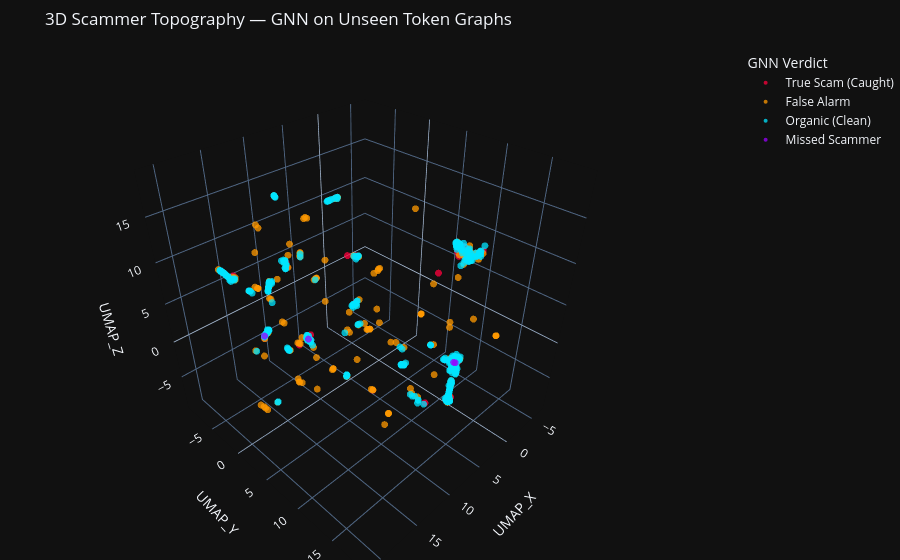

Write notebook code for a chart like this one.
### Code cell
import plotly.express as px
import pandas as pd
import numpy as np

# Build test_df from umap_test (already computed via reducer.transform)
test_df = pd.DataFrame(umap_test, columns=['UMAP_X', 'UMAP_Y', 'UMAP_Z'])
test_df['Wallet']      = test_wallets
test_df['GNN_Pred']    = gnn_preds
test_df['True_Label']  = test_labels

# 4-way verdict: TP, FP, TN, FN
def verdict(row):
    if row['True_Label'] == 1 and row['GNN_Pred'] == 1: return 'True Scam (Caught)'
    if row['True_Label'] == 0 and row['GNN_Pred'] == 1: return 'False Alarm'
    if row['True_Label'] == 1 and row['GNN_Pred'] == 0: return 'Missed Scammer'
    return 'Organic (Clean)'

test_df['Verdict'] = test_df.apply(verdict, axis=1)

color_map = {
    'True Scam (Caught)' : '#ff003c',
    'False Alarm'        : '#ff9900',
    'Missed Scammer'     : '#9b00ff',
    'Organic (Clean)'    : '#00e5ff',
}

fig = px.scatter_3d(
    test_df,
    x='UMAP_X', y='UMAP_Y', z='UMAP_Z',
    color='Verdict',
    color_discrete_map=color_map,
    hover_name='Wallet',
    title="3D Scammer Topography — GNN on Unseen Token Graphs"
)

fig.update_traces(marker=dict(size=4, opacity=0.75), selector=dict(mode='markers'))
fig.update_layout(
    template="plotly_dark",
    margin=dict(l=0, r=0, b=0, t=50),
    legend_title_text='GNN Verdict'
)
fig.show()

### Figure 1 — Plotly figure (JSON) as saved in the notebook; plotly's stock layout.template omitted (floating-point values rounded to 4 significant figures; data arrays with more than 128 entries replaced by an {"elided": "..."} marker saying what was removed)
{"data": [{"hovertemplate": "<b>%{hovertext}</b><br><br>Verdict=True Scam (Caught)<br>UMAP_X=%{x}<br>UMAP_Y=%{y}<br>UMAP_Z=%{z}<extra></extra>", "hovertext": ["C1sfM8ifKRhMtNuAdsfPEnHPpiBNhfnrZBMQT5Lk3WNe", "6uq3tUQHZ6igJ1dunQd8YgsQwLNkFybbcHqtF3iySi5q", "6SjK2JTCoerhfNYtCr4dGmUVbKzF1nN5bLWufMQWxEm2", "6WgFYa1184ugZS9MWBwZBHUWUhfbeGcK5SBcm9bCb9Pg", "GuMS9PmehX32EvkgooRKGJxEtYezNGxvtAQRZikKAiXm", "6mJz9DqaikABDWBawzhKk8QSkDQFcobiiwCGXnDdWo45", "2cwbBJizDakiifuosnXDgQMKrpDpfHcWMnCurG7YiV6Y", "9nS5Lx2gZKhGUpbMMa76z2qUZBetGCtHDfzqNS6sspoL", "4v3GrkUtqW6T86seqdnKAnddW35SFfLb2zZhywdQWoqx", "4KbmgshwRQDrDbSaHHM2eBZbjaYGxaLxD43T8yvkdU9b", "4AcnxuNwJmycjxuzPKgi6U1KZGrq8DdLtL4hWi3BuvSH", "A1VgDgaqA4bH8by76TGQcfwdYTJZNSdSjJcgAJs3cm95", "711UwxwhVHcm7FtUgzqL2LgWM3cPmUmKMgCqyhC4EvVa", "4NuV5hZ4xwH32DLZm53hmE9sq2x67JpX6nN3zbwk9RLb", "xaGQmcHGTFvWHtJoPkgQ3UnNQfMwMBGj4TZoZiffEJo", "5Apq8rtWbKAyhuhzMuZg5iAbcHagTjJ8wZomQzbXryHG", "B9eH42foqEqiPoDi5UYb5ffG7tZ4z3gUhpnChfBfCorh", "yRoqM27oBffhWHMHiCG5oBiC6uUXuMX5z6teFuT3sp1", "HbxhPpKMRSqPeyBW4W2ymjAkcZSybzqar35yXNp3poTP", "7XgaNMZXyZ3JDq495uxisEYhFKHy7i1eKzzREeUyNpzc", "6JUFfiguTypkKUR1zcARLztJ2G4PB3fvMisEo8nk8YHp", "6iSu6yKDSNcWdMbMfoLtxNjD1noguhwn8x7DBUZpGm99", "38zg4V1hicppQS5AYtryFJZrk3uM1Nq8HSGBiHKWzj3c", "AggVTHZASX7JPEvV6h8HHTbD5w4S2kWjcgk2Va2UHkNd", "HWkzj5hw8BB1UsJspAETWrtx11isMhomw6m2hrr9X4VL", "DUPDAHgg4AT8mEEwDYiENQQJcApfDoCPvm5yFTaSqN3G", "FAh8z63JM1mWumMkL8wQbhGK6oHvpSGypnYbSrfBv3kr", "3UCPg8krp94jR1s6Xbv2KTRvdbPQC49SEE913EhUgowm", "BHoxDahBd1jFz5TjAfo69JUfA48iEaLtBjHbgKYDEa7e", "9bAEQJfLBe1fCU7ZWz54FckZH2AW8nU9yLSRvuTH1VXY", "Gu66fir4cD6Ra2xdWYo8zEVgQoYXzDk1F3T8SjAHjpwG", "9GB2w9mTMD8oHHBtutmC3v8gSCkmouFiGSjxCyXAso4K", "6cJu2TxpEwYmzGbLeoJTvW4Z819fjPioiXY4xoNvszX5", "7JCRGWEFMHJL8u11MoMRQbAkDijkjJ4dzAM4ZCmuhvSo", "3hLT1eGFyDkXE3pmDx4qbXTGyu4cpFM2oHfaJBicwqAz", "C7cnCjeLbGG4CoQrWECG47nprjwTkDDZBPY4Wc5PaeJw", "BL49n3u9MEVN73xJCH6kLC5EGVsxvabfp2Z6DVCE1rCH", "ECXgMcTUqdvshnvKZxv8YuyaRFhj3is4RhnAikASiXsp", "A8a2RWrBHAUfSV33NoDYCZHoVq2QmaBT7pGgMhJVMYBC", "ikpGY5S926FhsfcLDEbjnkgNqR4CqJ2MxkTZdoNJStv", "9EqEHs92mbKSC35iSsak7ac1zxBUa1hDGgnEMj6BCi8n", "85e9xsKYnJV5Cs9DwhEZZv9JbjmT9HG4Ro9FCYsbFdXo", "2frP43RrnVWtSpu7T9xKfiRY8UF7Y4c3La6AzJ5wVmRs", "X47Sw4c8XNQHcyeKiaqRv6cGKF5Ff8gacxWbxPcxAoS", "J29mwaQ86fXZ9oXBDm3xhx1NUL42pAsb9MWJcJRtJ73U", "H29Gs6113aTQQHHMtYSL4qTpxcQhLRTantNn5xLLag1x", "GkaPMBxufnDnQKNhpxPEKqBZ5k2TDSAsxR6Cz5cWPTGn", "2XNn1qkkAWspfCVgvhcVMVivUvsMYuSoWd4yVd1FsJna", "4gypDHAMfChD1suhHKcMvFuLjnTziJBCgpsmm8j6EuY8", "7iQyTfZB61T9dqR9zsqHxqGyyLcGnfKrq1b2iSgb66GK", "G88u2aQ9aggQFj4mFU2xyngfKPciEMTk5WXWDBLKgP2x", "DCu9PxLyNHpWH2dKUvK2Zz8ZwPAfN424QpvXXnqdeVJP", "8i6e5vHqXPeti9aZ6RPtW4gPvXfauZZLwFcYCDd7Ahdr", "AGhUMPmNvR2DLQwGXY66yCmoXC8rcdSY1CbDt2HerBhg", "6UbXLxyUZ9C9vyM6wKEB1QH4CWBJYBYkGXCQsfnmFtSb", "DaB4Bwgun5p47cEXwBRXHPc7AMPsF7fkNW8F5JkAAbWV", "FptcRoxmd4Nt3kjs4C4DMsZFjdTZoyvChDuQZo5MxAMt", "F1XZRNKfQHZ7sD5Z7M6XUFbWq8bE4cNc93bpeqRBwzpS", "7A5gbo3Bi29QXXF2AikL8Kc71EcQD7d5Huuqki9sT3e", "DcYdfUNHVBqDsFYmS68fCPcXjUwShzKSzcr28BgcHAb7", "C4eJKTuj4bVXudqmUbdFLs94BgiKJA4RqvrLTwdWuMs5", "7d1peEouy8xVMUmCebqZo4LNG1jLWGA3z4vn16oZcQyU", "ZLkqbJFB9zoW3YTamYwPpST6gXzHgRzEDt8uQBNjEUA", "5uYGRhUs4rJmeVveqHy1BiVDviSvQHxjPnVmUTXWSxq9", "88WEWfZmu1EzsMLeUgEMFoppSurucGraoUbHKc3ohFWX", "arnB4ot8F7J9UDrgnNaVjHsUREdDZULe7gpEKPZunSg", "MJNsRxyEDixzwrTL692Ht9yN3eYpbth4weMdePe9Zbi", "BsbxYEuzYmoAPdtGVc6m8ML2VdXWWvWJLSBP8rzx7DP1", "vgUpQPoHTER17gUkYQnsy5yTQZg2yF2h3GohLW3svjA", "6kUMbujPaMaHuYtsi8XLLBRe6fmboSPbTzJvf79ogdRm", "CuXaH9JLdKg8Bhsf96vhP82yGr58pK8d73mwjNRL3trq", "8kCbRHbgajdUoEEXk3N6AxxpjgeUA2GDSkd61TufVmeU", "3GfH2gt9neV8aKMZH13ZFhfwSwCjv7m1oze1qGyvh951", "9eUHWmCkMna5dY1sREwA2Kr2Jg1gXra2EfiQ9Ltdiv2X", "8EzBZ16p9icbnhfwYMcAnoh2rs3GYjREzhgYK67Ro6dK", "JCZBGcXnNz8nNMeB6AYHy81eiEuNCztVSL4Bnw6RU129", "6VDjGNtGQfwbqqBMnVrgVYo4Jo2frJMw4WFCX6T48nB8", "Ac7bpnimXG8TFtLWdRxtERhvHZiKmdaJS1ooNutPxRHt", "BWC28W94xFi66dM1kZqHcWGZGo1UhstJSEoNFRBWBL7W", "gZhYnr78MiB57nSF9YCU8C21LKLjTFS81MXxF1o585b", "BGzNaHyAX32wL8Vecd2uS2PaX8f45QUof6Si7pvJx1dj", "9YQuk51R5BDQQHQbwTkdaEvZkWSShEVKNKEeCVmNWrZD", "FRx9XghShVze1tkbHS5fgC9qGGfaTagqCsBkPtREFK9h", "3ByBDzDTZ8HZ6kTfQyFdVRdAxpoojKyWYw8abbAY3dde", "H17NE4J6cXGATnuef8hTcPY4Qdud5XWpHwAsnc5xeU9b", "Gv1S3By8zgpi4vhZDzvV49vE9QqYeGzqcsH8Y65HFVJc", "7PGFv8mbuv5EvyPhScKHxZffi4MQjpDVtHo2GjG8mhfm", "6mkDHjK7rRRXNfqhvy2zp5wqUKrKQ5svxYGAdq5bMdTh", "61n19WDpbTfRVGohLuJ1Fs9h31M3hB9zHekbEzxbWB8Q", "CaXmkWQySiXfjhqYABLGcPViCo6tuRVyDVu8CGXUhkN4", "5LbnLcvvi12rBhwKpt9Q9bPqmcJDtSnVSRK4qtMz3u22", "Bzd31CYrdvC1eBFakcQC9Hw1fKB7s9yPLh6iQqoiwViD", "4niQkM5QYDFyifzq3phk6cjGatpPMgAGN6uvSnSubB1s", "HD6iMLFZRa4Zka7cGakbda7zpB9o197Geaa9BUpvuHkv", "ofzWUhWkPke9rqpsUoQX4X7Dn6bJjUrYoYeXH7cmXQZ", "ANxF7RqAYysLLjjavpfLRVKc1W5xsKCJnRDZFmCGFt17", "BBzdmYvB5oidu1PAaR6E8dnVSWLprePDfG1q8TRYCgnC", "GEDypPMDijyZT7x1uDe7RdSKK4gudRHRLi4DSNigG6yE", "DY52ZhEzL8DpbhGtkKpaYmPm3eSUKbRQZKrZo5dMF9ng", "7T5DZacjqw8Q4VdJ7b5q57ArACtouMtDU6mE4ni8EANj", "CCcpgtDURitWU8smgnbxLaH9Ze1WApjfsuU4vQmKLMPo", "9GoHsiFZ6Ar7mJkanV6waeQ31j9FTPsmKnN4EVLLPow9", "4buCUkz3bMHC1cqXnosTTrSzTppVMAUg48MR5aiR1Vq6", "6Zb8Ub6Sk4LeHD4SHdzBcLgPo4awNKDGxA6b9fHUJc8N", "F1iymgk2bCQ9s67a3ZGk77AyZidWppNsVtsJWwFqcKW5", "Gdqftx12Jm5162YeaCy86QkSp9Yqen8ixVtR1f1ipitR", "EKSaWx9eVthCkYp5NSdh4RvUEE6sh6X4FQg185zMj1ZE", "BxTLJC2tsko47kkrbgP9ZK9rz9VHVLkNVRBbWcEVDoTg", "94PKGU9zM56xTdykTWKVaGo8yh5vYBvxCYvSzZp8tpH6", "ERha3PHRdGnnKgYJBun5hSzWpa2Jsn3MRch7oz39aevk", "8a14w99YrFgZmzNougyhNAJXbRdsKPk1NsPBx4nsrpQd", "FAuB9qGVoXiPXJTwVXM2Gra5oxuTmo4XrcRyS1AxRdVM", "7hgJ7Cphb439QA9nohkm2xSQitERCAViNd7nPfBg76nG", "6eWNhY5x5EvZQDY7MKp1YNk9VeunkeDDVuAzAvETJXH2", "CK3E5GGF7qWtcW9SXEqrk8ES87C6GMDUhuSPhnBCxjYQ", "2arSyiFwMKTr3GEKhWUVS6Xtopd22emh9Vxjiddn4t7i", "8ZTAJo4b6tN3LvMyWGCw2nBmbT5ZpPQznYYzu5zs5do", "63bcZao1G8tA4YDcHLTKem8Cw4zFsCHQRgtsi8J1iYqs", "BhiM8PiiBveFZazkatAZsj2TvHSnXD19NsiZfGzx2fXE", "DSN3j1ykL3obAVNv7ZX49VsFCPe4LqzxHnmtLiPwY6xg"], "legendgroup": "True Scam (Caught)", "marker": {"color": "#ff003c", "opacity": 0.75, "size": 4, "symbol": "circle"}, "mode": "markers", "name": "True Scam (Caught)", "scene": "scene", "showlegend": true, "type": "scatter3d", "x": [-6.202, 4.633, 4.884, 6.869, 12.1, 11.55, 4.975, 6.85, 20.52, 12.09, 12.09, -6.272, 12.12, 6.961, 6.762, -6.033, 7.041, 20.34, -6.259, 7.016, 5.554, 5.603, -6.159, 13.7, 7.483, 7.021, 8.014, 7.014, 7.085, 7.957, 4.591, 13.82, 12.05, 6.971, 4.859, -6.13, 5.361, 4.75, 19.69, 14.09, 7.011, 7.465, -6.276, 7.052, 11.73, -6.196, 7.011, 6.43, -6.167, 6.942, 5.109, 7.576, 6.98, -6.229, 13.82, 7.005, 7.052, -6.094, -6.207, 7.787, 13.72, -6.069, 7.006, 15.57, -6.133, 6.968, -6.329, -6.288, 4.804, 4.888, 7.644, 11.7, 11.95, -6.354, 15.38, 15.5, 13.85, 6.967, 5.223, 4.786, 5.935, 4.772, 20.79, 4.937, 20.53, 8.189, 20.13, 4.867, 12.23, 4.871, 11.41, 4.522, 4.854, 7.941, 6.701, 12.48, 12.29, 5.603, 15.19, 4.617, 5.08, 6.909, 7.067, 13.79, 4.944, 13.77, 4.656, 6.491, 7.863, 20.73, 4.773, 13.55, 11.98, 20.1, 18.03, 14.02, 8.368, 6.114, 4.991, 13.36], "y": [6.039, 14.85, 14.99, 15.94, 14.36, 5.555, 14.91, 16.09, 4.276, 14.36, -5.047, 5.985, -5.002, 16.02, 15.88, 6.135, 15.94, 5.405, 5.972, 16.03, 15.65, 15.7, 6.094, 3.318, 17.27, 16.03, 16.15, 15.95, 16.09, 4.126, 14.8, 3.193, -0.6209, 3.206, 14.91, 5.957, 14.9, 14.68, 5.085, 18.67, 15.96, 2.453, 6.046, 15.99, 5.543, 6.017, 15.95, 15.67, 6.119, 16.03, 14.82, 16.43, 15.99, 6.116, 3.168, 15.99, 15.91, 5.951, 6.059, 16.55, 3.236, 6.113, 16.0, 2.702, 6.076, 15.94, 6.168, 6.135, 14.83, 14.55, 16.63, 5.59, 14.24, 5.9, 2.783, 2.864, 3.169, 16.02, 15.16, 14.82, 14.52, 14.5, 0.7964, 14.77, 4.322, 16.45, 5.263, 14.94, -4.904, 14.86, 5.55, 14.81, 14.95, 3.928, 16.11, -4.831, 14.33, 15.68, 2.626, 14.63, 14.89, 15.91, 16.07, 3.139, 14.8, 3.171, 15.13, 17.31, 16.58, 0.9146, 15.23, 3.324, -0.719, 1.322, 16.39, 0.2079, 14.66, 17.35, 15.46, 3.103], "z": [7.104, 2.234, 1.909, -0.9942, 5.624, 18.74, 2.037, -0.9681, 12.75, 5.613, 5.373, 7.178, 5.309, -1.058, -0.8354, 7.266, -1.17, 8.226, 7.189, -1.159, 1.747, 1.727, 7.07, 3.2, 16.26, -1.145, 16.29, -1.096, -1.201, 5.258, 2.087, 3.324, -0.7128, 10.07, 2.042, 7.123, 2.163, 2.097, 8.396, 5.285, -1.134, 9.973, 7.183, -1.045, 18.72, 7.145, -1.128, -0.4867, 7.056, -1.152, 1.726, 16.74, -1.09, 7.067, 3.317, -1.108, -1.174, 7.241, 7.121, 16.55, 3.269, 7.272, -1.158, 12.87, 7.203, -1.067, 6.983, 7.006, 1.958, 1.919, 16.42, 18.74, 5.495, 7.275, 12.71, 12.65, 3.314, -1.138, 1.842, 1.975, 2.544, 2.138, 13.25, 1.875, 12.77, 16.07, 8.323, 2.197, 5.249, 2.028, 18.73, 2.257, 1.978, 4.961, -0.8069, 4.597, 5.735, 1.729, 12.02, 1.907, 1.85, -1.196, -1.174, 3.243, 1.806, 3.27, 2.371, 16.0, 16.23, 13.14, 2.121, 3.018, -0.5664, 12.75, 7.814, 0.1691, 13.75, 16.11, 2.638, 3.494]}, {"hovertemplate": "<b>%{hovertext}</b><br><br>Verdict=False Alarm<br>UMAP_X=%{x}<br>UMAP_Y=%{y}<br>UMAP_Z=%{z}<extra></extra>", "hovertext": {"elided": "517 str values"}, "legendgroup": "False Alarm", "marker": {"color": "#ff9900", "opacity": 0.75, "size": 4, "symbol": "circle"}, "mode": "markers", "name": "False Alarm", "scene": "scene", "showlegend": true, "type": "scatter3d", "x": {"elided": "517 float values"}, "y": {"elided": "517 float values"}, "z": {"elided": "517 float values"}}, {"hovertemplate": "<b>%{hovertext}</b><br><br>Verdict=Organic (Clean)<br>UMAP_X=%{x}<br>UMAP_Y=%{y}<br>UMAP_Z=%{z}<extra></extra>", "hovertext": {"elided": "1510 str values"}, "legendgroup": "Organic (Clean)", "marker": {"color": "#00e5ff", "opacity": 0.75, "size": 4, "symbol": "circle"}, "mode": "markers", "name": "Organic (Clean)", "scene": "scene", "showlegend": true, "type": "scatter3d", "x": {"elided": "1510 float values"}, "y": {"elided": "1510 float values"}, "z": {"elided": "1510 float values"}}, {"hovertemplate": "<b>%{hovertext}</b><br><br>Verdict=Missed Scammer<br>UMAP_X=%{x}<br>UMAP_Y=%{y}<br>UMAP_Z=%{z}<extra></extra>", "hovertext": ["44AU8cKwwwy6Tx6L5nD9n1mb615Bcxe8PBLrcgFDjF2f", "6bwewrZnk3P7R3uJ1zZYEb1W1xdqHcJ9cDMnodpxZvNB", "DVVaeQt53xiB2WyVYmYPd9BmKE836dZPvc9KefxBojpW", "BRSYnLH6ghATCAu21RXK3DygUCfRzNFjn6LbStexDftV"], "legendgroup": "Missed Scammer", "marker": {"color": "#9b00ff", "opacity": 0.75, "size": 4, "symbol": "circle"}, "mode": "markers", "name": "Missed Scammer", "scene": "scene", "showlegend": true, "type": "scatter3d", "x": [20.21, 4.896, 13.76, 5.09], "y": [5.275, 14.79, 3.201, 15.13], "z": [8.339, 1.808, 3.211, 2.072]}], "layout": {"legend": {"title": {"text": "GNN Verdict"}, "tracegroupgap": 0}, "margin": {"b": 0, "l": 0, "r": 0, "t": 50}, "scene": {"domain": {"x": [0, 1], "y": [0, 1]}, "xaxis": {"title": {"text": "UMAP_X"}}, "yaxis": {"title": {"text": "UMAP_Y"}}, "zaxis": {"title": {"text": "UMAP_Z"}}}, "title": {"text": "3D Scammer Topography — GNN on Unseen Token Graphs"}}}
